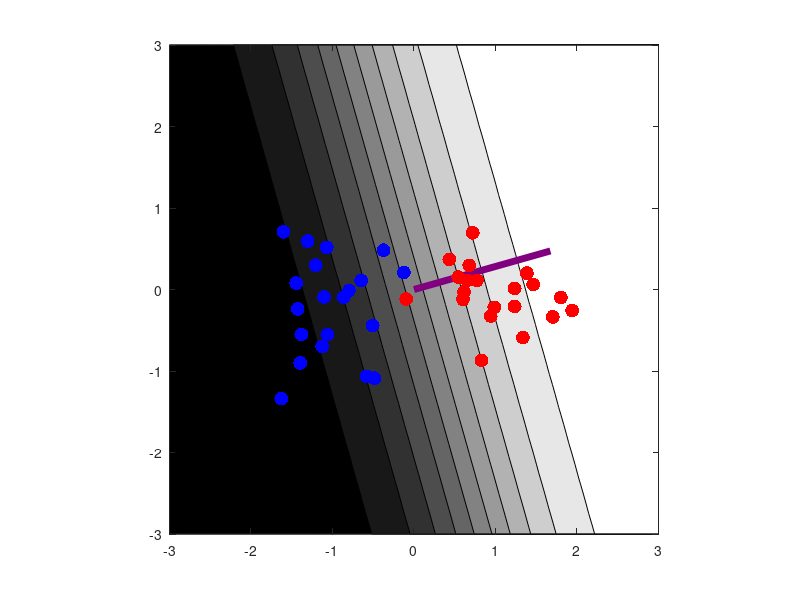

Here is the MATLAB script that generated this plot:
% plot greyscale image with decision boundary and beta vector

beta=[-1 0.5]';

M=50;
x=linspace(-3,3,M);
X=repmat(x,M,1);
y=linspace(-3,3,M);
Y=repmat(y',1,M);

eta=0.2;

xp=[];
xm=[];

for i=1:40,
  clf;
  W=beta(1).*X+beta(2).*Y;
  Z=1./(1+exp(-W));
  contourf(X,Y,Z);
  colormap gray;
  axis equal;
  hold on;
  plot([0 beta(1)],[0 beta(2)],'Color',[0.5 0 0.5],'LineWidth',5);
  axis([-3 3 -3 3]);
  % generate a data point and plot
  y=rand<0.5;
  x=randn(2,1)*0.5;
  x(1)=x(1)+2*(y-0.5);
  if y,
    xp=[xp x];
    plot(x(1),x(2),'r.','MarkerSize',30);
  else
    xm=[xm x];
    plot(x(1),x(2),'b.','MarkerSize',30);
  end;

  % learning rule
  sig=1/(1+exp(-beta'*x));
  beta=beta+eta*(y - sig)*x;
  disp('pause..');
  pause;
end;

clf;
W=beta(1).*X+beta(2).*Y;
Z=1./(1+exp(-W));
contourf(X,Y,Z);
colormap gray;
axis equal;
hold on;
plot([0 beta(1)],[0 beta(2)],'Color',[0.5 0 0.5],'LineWidth',5);
axis([-3 3 -3 3]);

plot(xp(1,:),xp(2,:),'r.','MarkerSize',30);
plot(xm(1,:),xm(2,:),'b.','MarkerSize',30);
